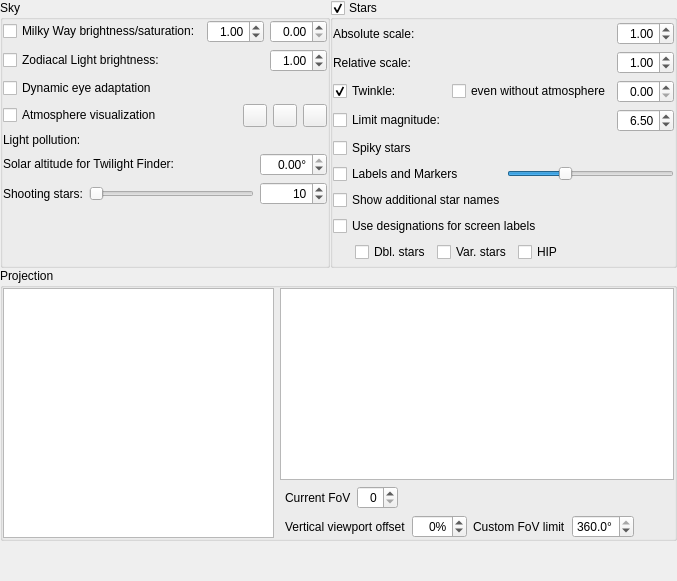
        <widget class="QWidget" name="page_sky">
         <layout class="QGridLayout" name="gridLayout">
          <property name="leftMargin">
           <number>0</number>
          </property>
          <property name="topMargin">
           <number>0</number>
          </property>
          <property name="rightMargin">
           <number>0</number>
          </property>
          <property name="bottomMargin">
           <number>0</number>
          </property>
          <property name="spacing">
           <number>0</number>
          </property>
          <item row="2" column="0">
           <spacer name="verticalSpacer_2">
            <property name="orientation">
             <enum>Qt::Vertical</enum>
            </property>
            <property name="sizeHint" stdset="0">
             <size>
              <width>20</width>
              <height>40</height>
             </size>
            </property>
           </spacer>
          </item>
          <item row="0" column="0">
           <widget class="QGroupBox" name="largeObjectsGroupbox">
            <property name="sizePolicy">
             <sizepolicy hsizetype="Preferred" vsizetype="Fixed">
              <horstretch>0</horstretch>
              <verstretch>0</verstretch>
             </sizepolicy>
            </property>
            <property name="title">
             <string>Sky</string>
            </property>
            <property name="alignment">
             <set>Qt::AlignLeading</set>
            </property>
            <property name="flat">
             <bool>true</bool>
            </property>
            <property name="checkable">
             <bool>false</bool>
            </property>
            <layout class="QGridLayout" name="gridLayout_18">
             <property name="leftMargin">
              <number>0</number>
             </property>
             <property name="topMargin">
              <number>0</number>
             </property>
             <property name="rightMargin">
              <number>0</number>
             </property>
             <property name="bottomMargin">
              <number>0</number>
             </property>
             <item row="9" column="0">
              <layout class="QGridLayout" name="gridLayout_6">
               <item row="2" column="1" colspan="2">
                <widget class="QLabel" name="zhrLabel">
                 <property name="text">
                  <string/>
                 </property>
                 <property name="textFormat">
                  <enum>Qt::RichText</enum>
                 </property>
                 <property name="scaledContents">
                  <bool>false</bool>
                 </property>
                </widget>
               </item>
               <item row="1" column="1">
                <widget class="QSlider" name="zhrSlider">
                 <property name="toolTip">
                  <string>The zenithal hourly rate for the sporadic meteors</string>
                 </property>
                 <property name="maximum">
                  <number>240000</number>
                 </property>
                 <property name="sliderPosition">
                  <number>10</number>
                 </property>
                 <property name="orientation">
                  <enum>Qt::Horizontal</enum>
                 </property>
                 <property name="tickPosition">
                  <enum>QSlider::NoTicks</enum>
                 </property>
                </widget>
               </item>
               <item row="1" column="2">
                <widget class="QSpinBox" name="zhrSpinBox">
                 <property name="toolTip">
                  <string>The zenithal hourly rate for the sporadic meteors</string>
                 </property>
                 <property name="frame">
                  <bool>true</bool>
                 </property>
                 <property name="alignment">
                  <set>Qt::AlignRight|Qt::AlignTrailing|Qt::AlignVCenter</set>
                 </property>
                 <property name="maximum">
                  <number>240000</number>
                 </property>
                 <property name="value">
                  <number>10</number>
                 </property>
                </widget>
               </item>
               <item row="1" column="0">
                <widget class="QLabel" name="label_14">
                 <property name="sizePolicy">
                  <sizepolicy hsizetype="Preferred" vsizetype="Minimum">
                   <horstretch>0</horstretch>
                   <verstretch>0</verstretch>
                  </sizepolicy>
                 </property>
                 <property name="toolTip">
                  <string>Settings for sporadic meteors</string>
                 </property>
                 <property name="text">
                  <string comment="Zenithal Hourly Rate">Shooting stars:</string>
                 </property>
                 <property name="textFormat">
                  <enum>Qt::PlainText</enum>
                 </property>
                 <property name="alignment">
                  <set>Qt::AlignLeading|Qt::AlignLeft|Qt::AlignVCenter</set>
                 </property>
                </widget>
               </item>
               <item row="0" column="0" colspan="2">
                <widget class="QLabel" name="twilightLabel">
                 <property name="sizePolicy">
                  <sizepolicy hsizetype="MinimumExpanding" vsizetype="Fixed">
                   <horstretch>0</horstretch>
                   <verstretch>0</verstretch>
                  </sizepolicy>
                 </property>
                 <property name="text">
                  <string>Solar altitude for Twilight Finder:</string>
                 </property>
                </widget>
               </item>
               <item row="0" column="2">
                <widget class="QDoubleSpinBox" name="twilightAltitudeDoubleSpinBox">
                 <property name="alignment">
                  <set>Qt::AlignRight|Qt::AlignTrailing|Qt::AlignVCenter</set>
                 </property>
                 <property name="suffix">
                  <string notr="true">°</string>
                 </property>
                 <property name="decimals">
                  <number>2</number>
                 </property>
                 <property name="minimum">
                  <double>-20.000000000000000</double>
                 </property>
                 <property name="maximum">
                  <double>0.000000000000000</double>
                 </property>
                 <property name="singleStep">
                  <double>0.100000000000000</double>
                 </property>
                </widget>
               </item>
              </layout>
             </item>
             <item row="0" column="0">
              <layout class="QGridLayout" name="gridLayout_14">
               <item row="3" column="0" colspan="3">
                <layout class="QHBoxLayout" name="horizontalLayout_21">
                 <item>
                  <widget class="QCheckBox" name="atmosphereCheckBox">
                   <property name="sizePolicy">
                    <sizepolicy hsizetype="MinimumExpanding" vsizetype="Fixed">
                     <horstretch>0</horstretch>
                     <verstretch>0</verstretch>
                    </sizepolicy>
                   </property>
                   <property name="text">
                    <string>Atmosphere visualization</string>
                   </property>
                  </widget>
                 </item>
                 <item>
                  <widget class="QToolButton" name="pushButtonAtmosphereDetails">
                   <property name="toolTip">
                    <string>Atmosphere settings: visual model, pressure, temperature, extinction coefficient, etc.</string>
                   </property>
                   <property name="icon">
                    <iconset resource="../../data/gui/guiRes.qrc">
                     <normaloff>:/graphicGui/uibtSettings.png</normaloff>
                     <disabledoff>:/graphicGui/uibtSettings-disabled.png</disabledoff>:/graphicGui/uibtSettings.png</iconset>
                   </property>
                  </widget>
                 </item>
                 <item>
                  <widget class="QToolButton" name="pushButtonSkylightDetails">
                   <property name="toolTip">
                    <string>Open skylight details (color tweaks for the atmosphere)</string>
                   </property>
                   <property name="text">
                    <string notr="true"/>
                   </property>
                   <property name="icon">
                    <iconset resource="../../data/gui/guiRes.qrc">
                     <normaloff>:/graphicGui/uibtEdit.png</normaloff>
                     <disabledoff>:/graphicGui/uibtEdit-disabled.png</disabledoff>:/graphicGui/uibtEdit.png</iconset>
                   </property>
                  </widget>
                 </item>
                 <item>
                  <widget class="QToolButton" name="tonemappingPushButton">
                   <property name="toolTip">
                    <string>Open tone mapping details.</string>
                   </property>
                   <property name="text">
                    <string notr="true"/>
                   </property>
                   <property name="icon">
                    <iconset resource="../../data/gui/guiRes.qrc">
                     <normaloff>:/graphicGui/uibtProcess.png</normaloff>
                     <disabledoff>:/graphicGui/uibtProcess-disabled.png</disabledoff>:/graphicGui/uibtProcess.png</iconset>
                   </property>
                  </widget>
                 </item>
                </layout>
               </item>
               <item row="0" column="2">
                <widget class="QDoubleSpinBox" name="milkyWaySaturationDoubleSpinBox">
                 <property name="toolTip">
                  <string>Changing saturation from totally unsaturated (0.00) to default (1.00) value.</string>
                 </property>
                 <property name="alignment">
                  <set>Qt::AlignRight|Qt::AlignTrailing|Qt::AlignVCenter</set>
                 </property>
                 <property name="minimum">
                  <double>0.000000000000000</double>
                 </property>
                 <property name="maximum">
                  <double>1.000000000000000</double>
                 </property>
                 <property name="singleStep">
                  <double>0.100000000000000</double>
                 </property>
                </widget>
               </item>
               <item row="4" column="0" colspan="3">
                <layout class="QHBoxLayout" name="_2">
                 <item>
                  <widget class="QLabel" name="label_4">
                   <property name="text">
                    <string>Light pollution:</string>
                   </property>
                  </widget>
                 </item>
                 <item>
                  <widget class="LightPollutionWidget" name="lightPollutionWidget" native="true">
                   <property name="sizePolicy">
                    <sizepolicy hsizetype="MinimumExpanding" vsizetype="Preferred">
                     <horstretch>0</horstretch>
                     <verstretch>0</verstretch>
                    </sizepolicy>
                   </property>
                  </widget>
                 </item>
                </layout>
               </item>
               <item row="1" column="0">
                <widget class="QCheckBox" name="zodiacalLightCheckBox">
                 <property name="text">
                  <string>Zodiacal Light brightness:</string>
                 </property>
                </widget>
               </item>
               <item row="0" column="1">
                <widget class="QDoubleSpinBox" name="milkyWayBrightnessDoubleSpinBox">
                 <property name="alignment">
                  <set>Qt::AlignRight|Qt::AlignTrailing|Qt::AlignVCenter</set>
                 </property>
                 <property name="decimals">
                  <number>2</number>
                 </property>
                 <property name="maximum">
                  <double>10.000000000000000</double>
                 </property>
                 <property name="singleStep">
                  <double>0.100000000000000</double>
                 </property>
                 <property name="value">
                  <double>1.000000000000000</double>
                 </property>
                </widget>
               </item>
               <item row="0" column="0">
                <widget class="QCheckBox" name="milkyWayCheckBox">
                 <property name="sizePolicy">
                  <sizepolicy hsizetype="MinimumExpanding" vsizetype="Fixed">
                   <horstretch>0</horstretch>
                   <verstretch>0</verstretch>
                  </sizepolicy>
                 </property>
                 <property name="text">
                  <string>Milky Way brightness/saturation:</string>
                 </property>
                </widget>
               </item>
               <item row="1" column="2">
                <widget class="QDoubleSpinBox" name="zodiacalLightBrightnessDoubleSpinBox">
                 <property name="alignment">
                  <set>Qt::AlignRight|Qt::AlignTrailing|Qt::AlignVCenter</set>
                 </property>
                 <property name="decimals">
                  <number>2</number>
                 </property>
                 <property name="maximum">
                  <double>10.000000000000000</double>
                 </property>
                 <property name="singleStep">
                  <double>0.100000000000000</double>
                 </property>
                 <property name="value">
                  <double>1.000000000000000</double>
                 </property>
                </widget>
               </item>
               <item row="2" column="0">
                <widget class="QCheckBox" name="adaptationCheckbox">
                 <property name="toolTip">
                  <string>Dim faint stars when a very bright object is visible</string>
                 </property>
                 <property name="text">
                  <string>Dynamic eye adaptation</string>
                 </property>
                 <property name="checked">
                  <bool>false</bool>
                 </property>
                </widget>
               </item>
              </layout>
             </item>
             <item row="10" column="0">
              <spacer name="verticalSpacer_8">
               <property name="orientation">
                <enum>Qt::Vertical</enum>
               </property>
               <property name="sizeHint" stdset="0">
                <size>
                 <width>20</width>
                 <height>40</height>
                </size>
               </property>
              </spacer>
             </item>
            </layout>
           </widget>
          </item>
          <item row="0" column="1">
           <widget class="QGroupBox" name="starGroupBox">
            <property name="title">
             <string>Stars</string>
            </property>
            <property name="alignment">
             <set>Qt::AlignLeading</set>
            </property>
            <property name="flat">
             <bool>true</bool>
            </property>
            <property name="checkable">
             <bool>true</bool>
            </property>
            <property name="checked">
             <bool>true</bool>
            </property>
            <layout class="QGridLayout" name="gridLayout_19">
             <property name="leftMargin">
              <number>0</number>
             </property>
             <property name="topMargin">
              <number>0</number>
             </property>
             <property name="rightMargin">
              <number>0</number>
             </property>
             <property name="bottomMargin">
              <number>0</number>
             </property>
             <item row="0" column="0">
              <layout class="QGridLayout" name="gridLayout_16">
               <item row="0" column="0">
                <widget class="QLabel" name="label_5">
                 <property name="sizePolicy">
                  <sizepolicy hsizetype="MinimumExpanding" vsizetype="Preferred">
                   <horstretch>0</horstretch>
                   <verstretch>0</verstretch>
                  </sizepolicy>
                 </property>
                 <property name="text">
                  <string>Absolute scale:</string>
                 </property>
                </widget>
               </item>
               <item row="2" column="2">
                <widget class="QDoubleSpinBox" name="starTwinkleAmountDoubleSpinBox">
                 <property name="toolTip">
                  <string>Twinkle amount (magnitudes) along horizon (less in zenith)</string>
                 </property>
                 <property name="alignment">
                  <set>Qt::AlignRight|Qt::AlignTrailing|Qt::AlignVCenter</set>
                 </property>
                 <property name="decimals">
                  <number>2</number>
                 </property>
                 <property name="maximum">
                  <double>1.500000000000000</double>
                 </property>
                 <property name="singleStep">
                  <double>0.100000000000000</double>
                 </property>
                </widget>
               </item>
               <item row="1" column="2">
                <widget class="QDoubleSpinBox" name="starRelativeScaleDoubleSpinBox">
                 <property name="frame">
                  <bool>true</bool>
                 </property>
                 <property name="alignment">
                  <set>Qt::AlignRight|Qt::AlignTrailing|Qt::AlignVCenter</set>
                 </property>
                 <property name="buttonSymbols">
                  <enum>QAbstractSpinBox::UpDownArrows</enum>
                 </property>
                 <property name="decimals">
                  <number>2</number>
                 </property>
                 <property name="minimum">
                  <double>0.250000000000000</double>
                 </property>
                 <property name="maximum">
                  <double>5.000000000000000</double>
                 </property>
                 <property name="singleStep">
                  <double>0.050000000000000</double>
                 </property>
                 <property name="value">
                  <double>1.000000000000000</double>
                 </property>
                </widget>
               </item>
               <item row="2" column="0">
                <widget class="QCheckBox" name="starTwinkleCheckBox">
                 <property name="text">
                  <string>Twinkle:</string>
                 </property>
                 <property name="checked">
                  <bool>true</bool>
                 </property>
                </widget>
               </item>
               <item row="5" column="0" colspan="3">
                <layout class="QHBoxLayout" name="horizontalLayout_starLabel">
                 <item>
                  <widget class="QCheckBox" name="starLabelCheckBox">
                   <property name="enabled">
                    <bool>true</bool>
                   </property>
                   <property name="text">
                    <string>Labels and Markers</string>
                   </property>
                  </widget>
                 </item>
                 <item>
                  <widget class="QSlider" name="starsLabelsHorizontalSlider">
                   <property name="sizePolicy">
                    <sizepolicy hsizetype="Preferred" vsizetype="Fixed">
                     <horstretch>0</horstretch>
                     <verstretch>0</verstretch>
                    </sizepolicy>
                   </property>
                   <property name="value">
                    <number>33</number>
                   </property>
                   <property name="orientation">
                    <enum>Qt::Horizontal</enum>
                   </property>
                  </widget>
                 </item>
                </layout>
               </item>
               <item row="3" column="2">
                <widget class="QDoubleSpinBox" name="starLimitMagnitudeDoubleSpinBox">
                 <property name="frame">
                  <bool>true</bool>
                 </property>
                 <property name="alignment">
                  <set>Qt::AlignRight|Qt::AlignTrailing|Qt::AlignVCenter</set>
                 </property>
                 <property name="buttonSymbols">
                  <enum>QAbstractSpinBox::UpDownArrows</enum>
                 </property>
                 <property name="decimals">
                  <number>2</number>
                 </property>
                 <property name="minimum">
                  <double>0.000000000000000</double>
                 </property>
                 <property name="maximum">
                  <double>21.000000000000000</double>
                 </property>
                 <property name="singleStep">
                  <double>0.100000000000000</double>
                 </property>
                 <property name="value">
                  <double>6.500000000000000</double>
                 </property>
                </widget>
               </item>
               <item row="0" column="2">
                <widget class="QDoubleSpinBox" name="starScaleRadiusDoubleSpinBox">
                 <property name="alignment">
                  <set>Qt::AlignRight|Qt::AlignTrailing|Qt::AlignVCenter</set>
                 </property>
                 <property name="decimals">
                  <number>2</number>
                 </property>
                 <property name="minimum">
                  <double>0.050000000000000</double>
                 </property>
                 <property name="maximum">
                  <double>9.000000000000000</double>
                 </property>
                 <property name="singleStep">
                  <double>0.050000000000000</double>
                 </property>
                 <property name="value">
                  <double>1.000000000000000</double>
                 </property>
                </widget>
               </item>
               <item row="6" column="0" colspan="3">
                <widget class="QCheckBox" name="checkBoxAdditionalNamesStars">
                 <property name="toolTip">
                  <string>Show all available proper names</string>
                 </property>
                 <property name="text">
                  <string>Show additional star names</string>
                 </property>
                </widget>
               </item>
               <item row="7" column="0" colspan="3">
                <widget class="QCheckBox" name="checkBoxStarDesignationsOnlyUsage">
                 <property name="toolTip">
                  <string>Use designations of stars instead of their common names for screen labels</string>
                 </property>
                 <property name="text">
                  <string>Use designations for screen labels</string>
                 </property>
                </widget>
               </item>
               <item row="3" column="0">
                <widget class="QCheckBox" name="starLimitMagnitudeCheckBox">
                 <property name="sizePolicy">
                  <sizepolicy hsizetype="MinimumExpanding" vsizetype="Fixed">
                   <horstretch>0</horstretch>
                   <verstretch>0</verstretch>
                  </sizepolicy>
                 </property>
                 <property name="toolTip">
                  <string>Limit the magnitude of stars</string>
                 </property>
                 <property name="text">
                  <string>Limit magnitude:</string>
                 </property>
                </widget>
               </item>
               <item row="1" column="0">
                <widget class="QLabel" name="label_7">
                 <property name="text">
                  <string>Relative scale:</string>
                 </property>
                </widget>
               </item>
               <item row="8" column="0" colspan="3">
                <layout class="QHBoxLayout" name="horizontalLayout_28">
                 <property name="leftMargin">
                  <number>22</number>
                 </property>
                 <item>
                  <widget class="QCheckBox" name="dblStarsDesignationsCheckBox">
                   <property name="toolTip">
                    <string>Show traditional designations of double stars if proper name, Bayer or Flamsteed designations do not exist for the star.</string>
                   </property>
                   <property name="text">
                    <string comment="double stars">Dbl. stars</string>
                   </property>
                  </widget>
                 </item>
                 <item>
                  <widget class="QCheckBox" name="varStarsDesignationsCheckBox">
                   <property name="toolTip">
                    <string>Show designations of variable stars if proper name, Bayer or Flamsteed designations, or designation of double star do not exist for the star.</string>
                   </property>
                   <property name="text">
                    <string comment="variable stars">Var. stars</string>
                   </property>
                  </widget>
                 </item>
                 <item>
                  <widget class="QCheckBox" name="hipDesignationsCheckBox">
                   <property name="toolTip">
                    <string>Show designations from Hipparcos catalog (HIP) if available and star doesn't have other traditional designations.</string>
                   </property>
                   <property name="text">
                    <string notr="true">HIP</string>
                   </property>
                  </widget>
                 </item>
                 <item>
                  <spacer name="horizontalSpacer_5">
                   <property name="orientation">
                    <enum>Qt::Horizontal</enum>
                   </property>
                   <property name="sizeHint" stdset="0">
                    <size>
                     <width>40</width>
                     <height>20</height>
                    </size>
                   </property>
                  </spacer>
                 </item>
                </layout>
               </item>
               <item row="4" column="0" colspan="3">
                <widget class="QCheckBox" name="spikyStarsCheckBox">
                 <property name="toolTip">
                  <string>Show stars with pointed rays</string>
                 </property>
                 <property name="text">
                  <string>Spiky stars</string>
                 </property>
                </widget>
               </item>
               <item row="2" column="1">
                <widget class="QCheckBox" name="starTwinkleWithoutAtmosphereCheckBox">
                 <property name="toolTip">
                  <string>Twinkle is caused by atmospheric turbulence. This option forces its display regardless of atmosphere (for artistic purpose).</string>
                 </property>
                 <property name="text">
                  <string>even without atmosphere</string>
                 </property>
                </widget>
               </item>
              </layout>
             </item>
            </layout>
           </widget>
          </item>
          <item row="1" column="0" colspan="2">
           <widget class="QGroupBox" name="setProjectionGroupBox">
            <property name="title">
             <string>Projection</string>
            </property>
            <property name="checkable">
             <bool>false</bool>
            </property>
            <layout class="QHBoxLayout" name="horizontalLayout_10">
             <property name="leftMargin">
              <number>0</number>
             </property>
             <property name="topMargin">
              <number>0</number>
             </property>
             <property name="rightMargin">
              <number>0</number>
             </property>
             <property name="bottomMargin">
              <number>0</number>
             </property>
             <item>
              <widget class="QListWidget" name="projectionListWidget">
               <property name="sizePolicy">
                <sizepolicy hsizetype="Expanding" vsizetype="Expanding">
                 <horstretch>0</horstretch>
                 <verstretch>0</verstretch>
                </sizepolicy>
               </property>
               <property name="focusPolicy">
                <enum>Qt::NoFocus</enum>
               </property>
               <property name="verticalScrollBarPolicy">
                <enum>Qt::ScrollBarAsNeeded</enum>
               </property>
               <property name="horizontalScrollBarPolicy">
                <enum>Qt::ScrollBarAlwaysOff</enum>
               </property>
              </widget>
             </item>
             <item>
              <layout class="QVBoxLayout" name="projectionDetailsVerticalLayout">
               <item>
                <widget class="QTextBrowser" name="projectionTextBrowser">
                 <property name="openExternalLinks">
                  <bool>true</bool>
                 </property>
                </widget>
               </item>
               <item>
                <layout class="QHBoxLayout" name="horizontalLayout_12">
                 <property name="leftMargin">
                  <number>5</number>
                 </property>
                 <property name="topMargin">
                  <number>0</number>
                 </property>
                 <item>
                  <widget class="QLabel" name="currentFovLabel">
                   <property name="text">
                    <string>Current FoV</string>
                   </property>
                  </widget>
                 </item>
                 <item>
                  <widget class="AngleSpinBox" name="currentFovSpinBox">
                   <property name="alignment">
                    <set>Qt::AlignRight|Qt::AlignTrailing|Qt::AlignVCenter</set>
                   </property>
                  </widget>
                 </item>
                 <item>
                  <spacer name="horizontalSpacer_8">
                   <property name="orientation">
                    <enum>Qt::Horizontal</enum>
                   </property>
                   <property name="sizeHint" stdset="0">
                    <size>
                     <width>40</width>
                     <height>20</height>
                    </size>
                   </property>
                  </spacer>
                 </item>
                </layout>
               </item>
               <item>
                <layout class="QHBoxLayout" name="viewportOffsetHorizontalLayout">
                 <property name="leftMargin">
                  <number>5</number>
                 </property>
                 <item>
                  <widget class="QLabel" name="viewportOffsetLabel">
                   <property name="text">
                    <string>Vertical viewport offset</string>
                   </property>
                  </widget>
                 </item>
                 <item>
                  <widget class="QDoubleSpinBox" name="viewportOffsetSpinBox">
                   <property name="alignment">
                    <set>Qt::AlignRight|Qt::AlignTrailing|Qt::AlignVCenter</set>
                   </property>
                   <property name="suffix">
                    <string notr="true">%</string>
                   </property>
                   <property name="decimals">
                    <number>0</number>
                   </property>
                   <property name="minimum">
                    <double>-50.000000000000000</double>
                   </property>
                   <property name="maximum">
                    <double>50.000000000000000</double>
                   </property>
                  </widget>
                 </item>
                 <item>
                  <widget class="QLabel" name="userMaxFovLabel">
                   <property name="text">
                    <string>Custom FoV limit</string>
                   </property>
                  </widget>
                 </item>
                 <item>
                  <widget class="QDoubleSpinBox" name="userMaxFovSpinBox">
                   <property name="toolTip">
                    <string>Additional custom limitation (e.g. for planetarium use)</string>
                   </property>
                   <property name="suffix">
                    <string notr="true">°</string>
                   </property>
                   <property name="decimals">
                    <number>1</number>
                   </property>
                   <property name="minimum">
                    <double>1.000000000000000</double>
                   </property>
                   <property name="maximum">
                    <double>360.000000000000000</double>
                   </property>
                   <property name="value">
                    <double>360.000000000000000</double>
                   </property>
                  </widget>
                 </item>
                 <item>
                  <spacer name="horizontalSpacer">
                   <property name="orientation">
                    <enum>Qt::Horizontal</enum>
                   </property>
                   <property name="sizeHint" stdset="0">
                    <size>
                     <width>40</width>
                     <height>20</height>
                    </size>
                   </property>
                  </spacer>
                 </item>
                </layout>
               </item>
              </layout>
             </item>
            </layout>
           </widget>
          </item>
         </layout>
        </widget>
